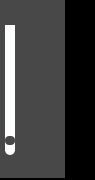
<?xml version="1.0" encoding="UTF-8"?>
<ui version="4.0">
 <class>sa_ControlWidget_SpectrumEMTable</class>
 <widget class="QWidget" name="sa_ControlWidget_SpectrumEMTable">
  <property name="geometry">
   <rect>
    <x>0</x>
    <y>0</y>
    <width>95</width>
    <height>180</height>
   </rect>
  </property>
  <property name="windowTitle">
   <string>Form</string>
  </property>
  <property name="styleSheet">
   <string notr="true">#widget
{
	border:2px;
	border-bottom-style:solid;
	border-bottom-color: black;
   background-color:rgba(72,72,72,1);
	border-right:30px solid black;
}
QPushButton
{
border-style:flat;
background-color:rgba(0,0,0,0);
background-image: url(:/sa/image/btn_close_normal.png);
}
QPushButton::pressed
{
background-image: url(:/sa/image/btn_close_click.png);
}

QSlider::groove:vertical {
        width: 10px;
        background: qlineargradient(x1: 0, y1: 0, x2: 0, y2: 1, stop: 0 rgb(255, 255, 255), stop: 1.0 rgb(255, 255, 255));
        border-radius:5px;
}
QSlider::handle:vertical {
        width: 8px;
        background: rgb(72, 72, 72);
        margin: -20px 0px 10px 0px;
        border-radius: 4px;
}
QSlider:sub-page {
background-color:  rgb(253, 255, 255);
}

/*******************indoor**********************/
#sa_ControlWidget_SpectrumEMTable[status=&quot;indoor&quot;] #widget
{
	border-bottom-color: black;
	border-right:30px solid black;
	background-color:rgba(72,72,72,1);
}
/*******************outdoor**********************/
#sa_ControlWidget_SpectrumEMTable[status=&quot;outdoor&quot;] #widget
{
	border-bottom-color: white;
	border-right:30px solid white;
	background-color:rgba(112,112,112,1);
}
/*******************night**********************/
#sa_ControlWidget_SpectrumEMTable[status=&quot;night&quot;] #widget
{
	border-bottom-color: rgb(52,8,12);
	border-right:30px solid black;
	background-color:rgba(251,219,167,1);
}</string>
  </property>
  <widget class="QWidget" name="widget" native="true">
   <property name="geometry">
    <rect>
     <x>0</x>
     <y>0</y>
     <width>95</width>
     <height>180</height>
    </rect>
   </property>
   <widget class="QSlider" name="verticalSlider">
    <property name="geometry">
     <rect>
      <x>0</x>
      <y>25</y>
      <width>20</width>
      <height>130</height>
     </rect>
    </property>
    <property name="orientation">
     <enum>Qt::Vertical</enum>
    </property>
   </widget>
   <widget class="QPushButton" name="pushButton">
    <property name="geometry">
     <rect>
      <x>30</x>
      <y>80</y>
      <width>25</width>
      <height>25</height>
     </rect>
    </property>
    <property name="text">
     <string/>
    </property>
   </widget>
  </widget>
 </widget>
 <resources/>
 <connections/>
</ui>
